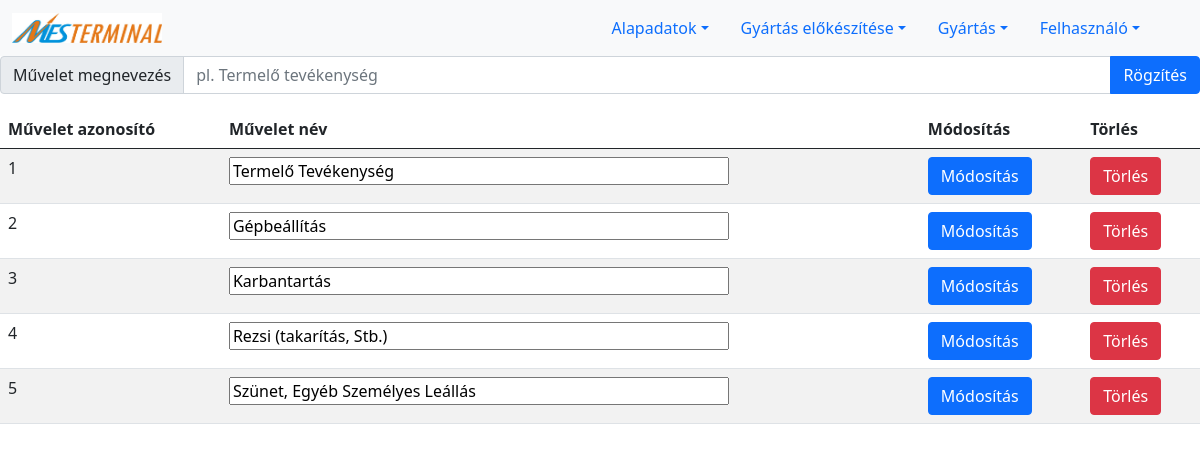
Page /operation.php on the earlier database version.
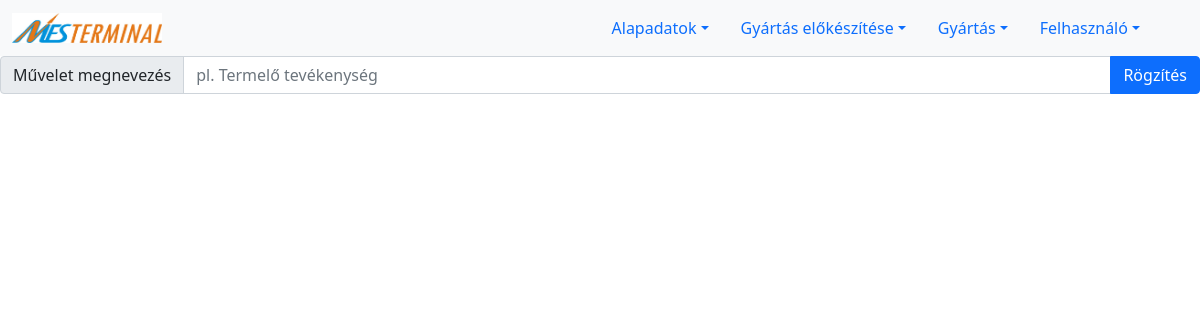
Same page on the later database version.
### tables this page shows
CREATE TABLE `operation` (
  `ID` int(11) NOT NULL,
  `name` varchar(255) NOT NULL
);

### lists/listOperations.php (the view, shortened to what this page needs)
<?php
include "connection.php";
$sql="SELECT * from `operation`";
$reultErrors = $conn -> query($sql);
if ($reultErrors->num_rows > 0) {
    print '
    <div style="overflow: hidden">
    <table class="table table-striped">
        <thead>
        <tr>
            <th scope="col">Művelet azonosító</th>
            <th scope="col">Művelet név</th>
            <th scope="col">Módosítás</th>
            <th scope="col">Törlés</th>
        </tr>
        </thead>
        <tbody>
        ';
    while($row = $reultErrors->fetch_assoc()) {
        print '
            <tr>
            <form action="feldolgozok/modifyOperation.php" method="POST">
            <td>'.$row["ID"].'</td>
            <td><input type="text" style="width:500px" name="operation_name" value="'.$row["name"].'"></td>
            <td><Button type="submit" name="operationId" value="'.$row["ID"].'" class="btn btn-primary">Módosítás</button>
            </form>
            <form action="feldolgozok/deleteOperation.php" method="POST">
            <td><Button type="submit" name="operationId" value="'.$row["ID"].'" class="btn btn-danger">Törlés</button>
            </form>
            </tr>';
    }
    print '
        </tbody>
        </table>
        </div>';
}
?>

Differences in the rows shown:
removed operation: ID "1", operation_name "Termelő Tevékenység"
removed operation: ID "2", operation_name "Gépbeállítás"
removed operation: ID "3", operation_name "Karbantartás"
removed operation: ID "4", operation_name "Rezsi (takarítás, Stb.)"
removed operation: ID "5", operation_name "Szünet, Egyéb Személyes Leállás"
Other differences:
text no longer shown: "Művelet azonosító Művelet név Módosítás Törlés"
